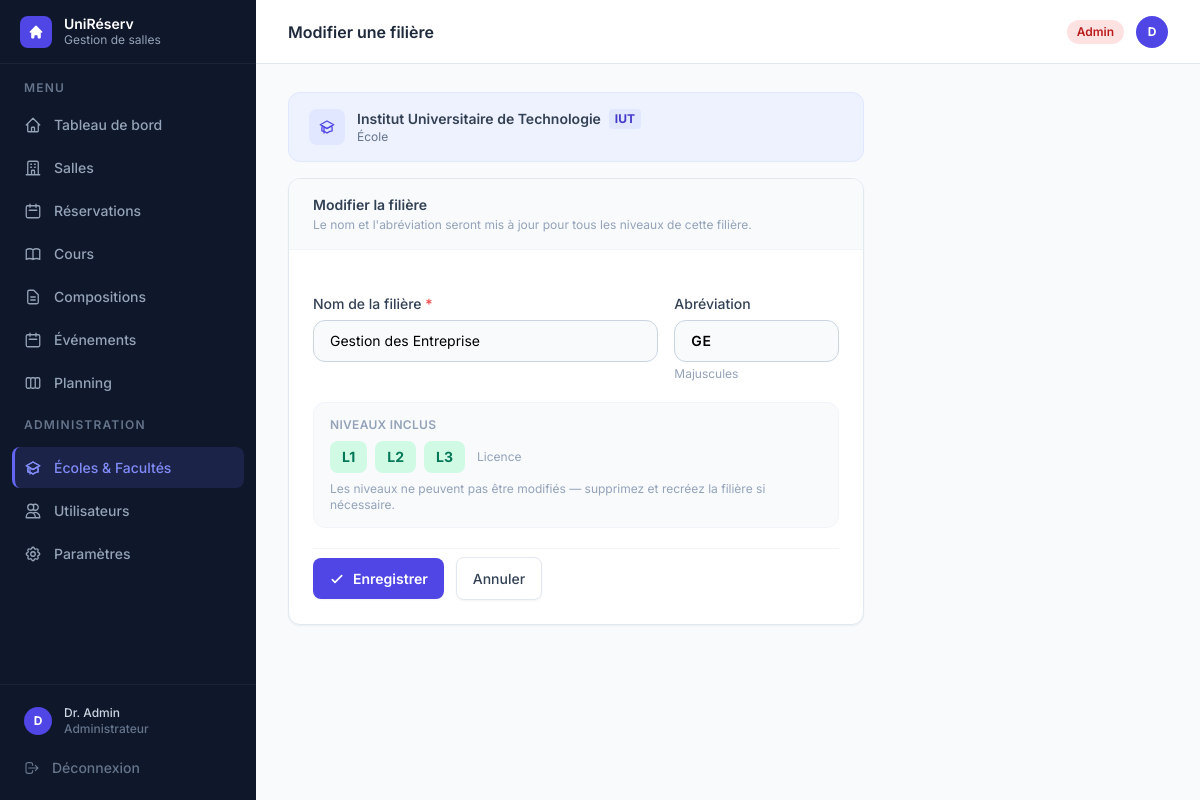
The app's page /ecoles/4/filieres/modifier?nom=Gestion+des+Entreprise (signed in), older data.
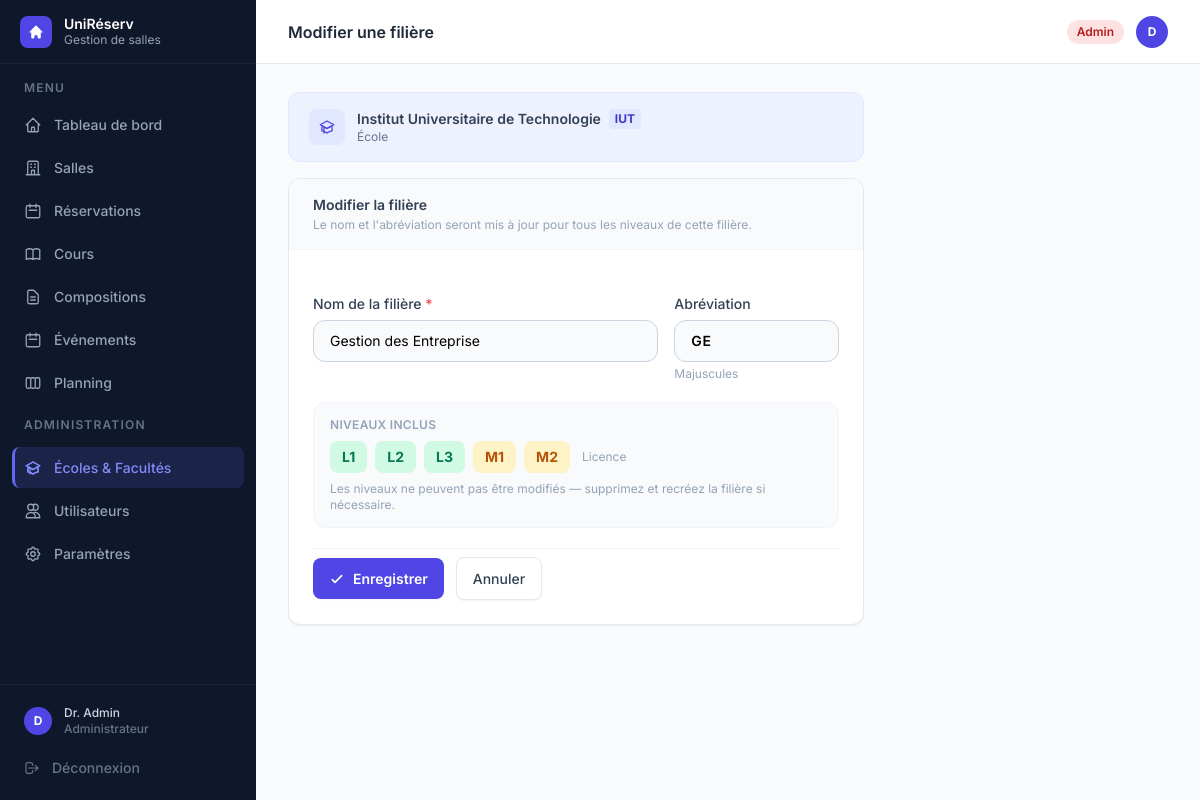
The same page, newer data.
### tables this page shows
CREATE TABLE unites_formation (
            id       INTEGER PRIMARY KEY AUTOINCREMENT,
            nom      TEXT    NOT NULL,
            niveau   TEXT    NOT NULL,
            ecole_id INTEGER NOT NULL, abreviation TEXT NOT NULL DEFAULT '',
            FOREIGN KEY (ecole_id) REFERENCES ecoles(id) ON DELETE CASCADE
        );

### gestion de salle/app.py (the view, shortened to what this page needs)
@app.route("/ecoles/<int:ecole_id>/filieres/modifier", methods=["GET", "POST"])
@login_required
@admin_required
def filieres_modifier(ecole_id):
    bd          = get_bd()
    e           = bd.charger_ecole_par_id(ecole_id)
    ancien_nom  = request.args.get("nom") or request.form.get("ancien_nom", "")
    if not e or not ancien_nom:
        flash("Filière introuvable.", "error")
        return redirect(url_for("ecoles"))
    unites_filiere = [u for u in bd.charger_unites_par_ecole(ecole_id) if u.nom == ancien_nom]
    if not unites_filiere:
        flash("Filière introuvable.", "error")
        return redirect(url_for("ecoles"))
    filiere = {
        "nom":         ancien_nom,
        "abreviation": unites_filiere[0].abreviation,
        "niveaux":     sorted(u.niveau for u in unites_filiere),
        "cycle":       "Licence" if unites_filiere[0].niveau.startswith("L") else "Master",
    }
    return render_template("unite_form.html", mode="modifier",
                           ecole=e, filiere=filiere, active="ecoles")

### gestion de salle/app.py (called while the page is built)
def get_bd():
    return BaseDonneesSQLite()

@app.context_processor
def inject_format_classe():
    return dict(format_classe=_format_classe)

def login_required(f):
    @wraps(f)
    def decorated(*args, **kwargs):
        if "user_id" not in session:
            return redirect(url_for("login"))
        return f(*args, **kwargs)
    return decorated

def admin_required(f):
    @wraps(f)
    def decorated(*args, **kwargs):
        if session.get("user_role") != "admin":
            flash("Accès réservé aux administrateurs.", "error")
            return redirect(url_for("dashboard"))
        return f(*args, **kwargs)
    return decorated

### gestion de salle/models/etablissement.py (called while the page is built)
    @id.setter
    def id(self, v: int):
        if self.__id is None: self.__id = v

    @property
    def nom(self) -> str: return self.__nom

    @property
    def type(self) -> str: return self.__type

    @property
    def abreviation(self) -> str: return self.__abreviation

    @id.setter
    def id(self, v: int):
        if self.__id is None: self.__id = v

    @property
    def nom(self) -> str: return self.__nom

    @property
    def niveau(self) -> str: return self.__niveau

    @property
    def abreviation(self) -> str: return self.__abreviation

### gestion de salle/templates/unite_form.html (shortened to what the changed rows need)
{% extends "base.html" %}
{% block heading %}{% if mode == 'modifier' %}Modifier{% else %}Ajouter{% endif %} une filière{% endblock %}
{% block content %}
<div class="max-w-xl space-y-4">
  <div class="bg-white rounded-xl border border-slate-200 shadow-sm overflow-hidden">
    <div class="px-6 py-6">
      <form method="POST" class="space-y-5">
        <div class="grid grid-cols-3 gap-4">
          <div class="col-span-2">
            <label class="block text-sm font-medium text-slate-700 mb-1.5">
              Nom de la filière <span class="text-red-500">*</span>
            </label>
            <input type="text" name="nom" required
              value="{{ filiere.nom if mode == 'modifier' else '' }}"
              placeholder="Ex : Informatique de Gestion"
              class="w-full rounded-xl border border-slate-300 bg-slate-50 px-4 py-2.5 text-sm
                     focus:outline-none focus:ring-2 focus:ring-indigo-500 focus:bg-white transition-all"/>
          </div>
          <div>
            <label class="block text-sm font-medium text-slate-700 mb-1.5">Abréviation</label>
            <input type="text" name="abreviation" maxlength="10"
              value="{{ filiere.abreviation if mode == 'modifier' else '' }}"
              placeholder="Ex : IG"
              oninput="this.value=this.value.toUpperCase()"
              class="w-full rounded-xl border border-slate-300 bg-slate-50 px-4 py-2.5 text-sm
                     focus:outline-none focus:ring-2 focus:ring-indigo-500 focus:bg-white transition-all font-semibold tracking-wider"/>
            <p class="mt-1 text-xs text-slate-400">Majuscules</p>
          </div>
        </div>
        {% if mode == 'modifier' %}
        <div class="rounded-xl border border-slate-100 bg-slate-50 px-4 py-3.5">
          <div class="flex items-center gap-2 flex-wrap">
            {% for niv in filiere.niveaux %}
              <span class="px-3 py-1.5 rounded-lg text-sm font-bold
                {% if niv.startswith('L') %}bg-emerald-100 text-emerald-700{% else %}bg-amber-100 text-amber-700{% endif %}">
                {{ niv }}
              </span>
            {% endfor %}
            <span class="text-slate-400 text-xs ml-1">{{ filiere.cycle }}</span>
          </div>
        </div>
        {% endif %}
      </form>
    </div>
  </div>
</div>
{% endblock %}

Row changes from the older to the newer data that the page shows:
added unites_formation: niveau "M1"
added unites_formation: niveau "M2"
